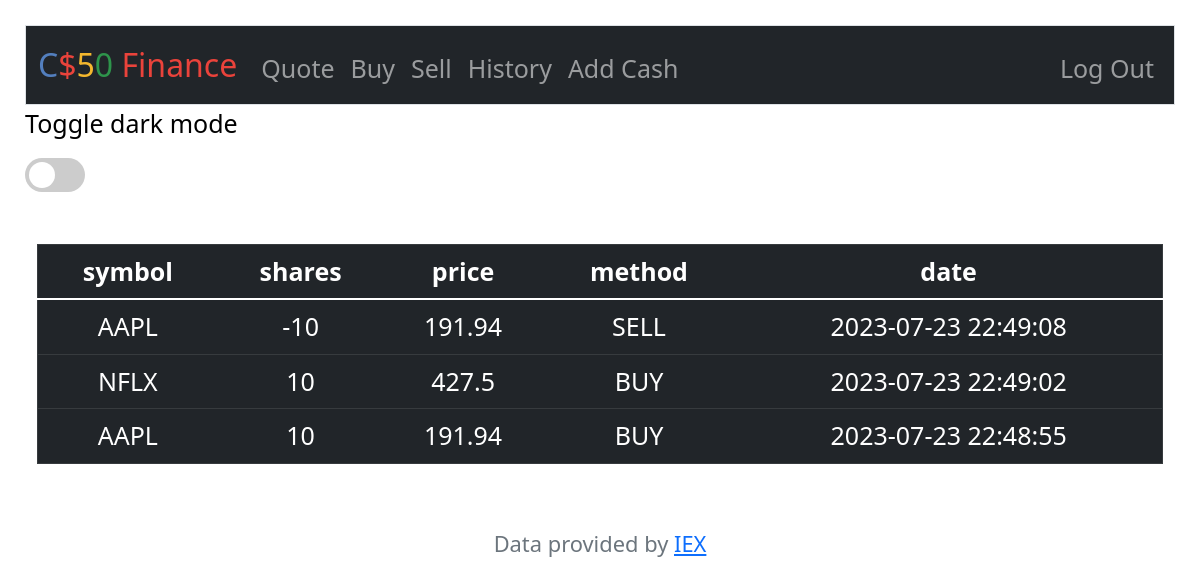
Screenshot of /history (signed in) with the database file from the repository.
### tables this page shows
CREATE TABLE 'history' ('id' INTEGER PRIMARY KEY NOT NULL, 'user_id' INTEGER, 'symbol' TEXT, 'shares' INTEGER, 'method' TEXT, 'price' REAL, 'date' DATETIME DEFAULT CURRENT_TIMESTAMP, 'total' REAL);

### app.py (the view)
@app.route("/history")
@login_required
def history():
    user_id = session["user_id"]
    history_data = db.execute("SELECT * FROM history WHERE user_id = ? ORDER BY date DESC", user_id)
    return render_template("history.html", history_data=history_data)

### app.py (called while the page is built)
@app.after_request
def after_request(response):
    response.headers["Cache-Control"] = "no-cache, no-store, must-revalidate"
    response.headers["Expires"] = 0
    response.headers["Pragma"] = "no-cache"
    return response

### helpers.py (called while the page is built)
def login_required(f):
    @wraps(f)
    def decorated_function(*args, **kwargs):
        if session.get("user_id") is None:
            return redirect("/login")
        return f(*args, **kwargs)
    return decorated_function

### templates/history.html (shortened to what this page needs)
{% extends "layout.html" %}
{% block main %}
    <table class="center center table table-dark" border="1">
        <thead>
            <th>symbol</th>
            <th>shares</th>
            <th>price</th>
            <th>method</th>
            <th>date</th>
        </thead>
        <tbody>
            {% for row in history_data %}
            <tr>
                <td>{{ row["symbol"] }}</td>
                <td>{{ row["shares"] }}</td>
                <td>{{ row["price"] }}</td>
                <td>{{ row["method"] }}</td>
                <td>{{ row["date"] }}</td>
            </tr>
            {% endfor %}
        </tbody>
    </table>
{% endblock %}

### templates/layout.html (style rules this page uses)
body { padding: 25px; background-color: white; color: black; font-size: 25px; }

### rows the page displays
history: symbol "AAPL", shares "-10", price "191.94", method "SELL", date "2023-07-23 22:49:08"
history: symbol "NFLX", shares "10", price "427.5", method "BUY", date "2023-07-23 22:49:02"
history: symbol "AAPL", shares "10", price "191.94", method "BUY", date "2023-07-23 22:48:55"
